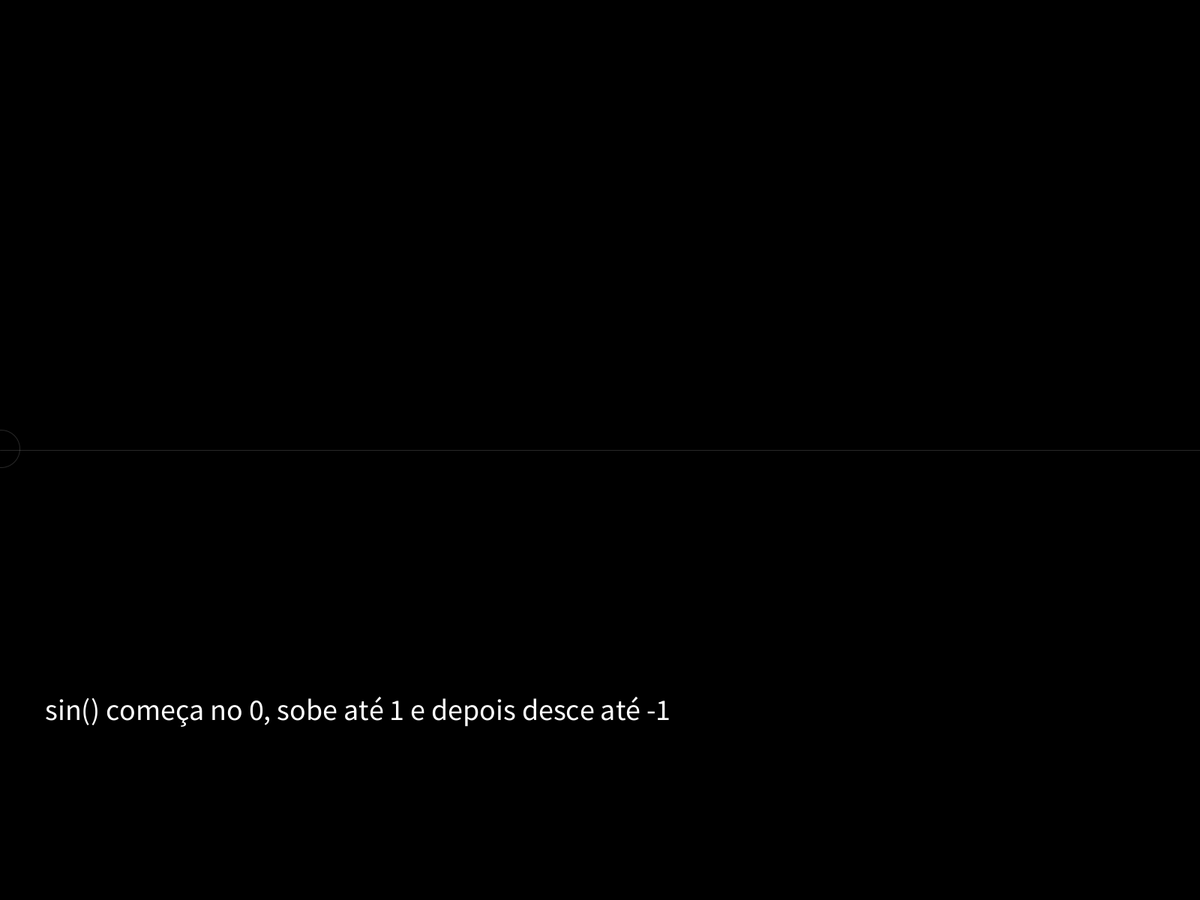
Frame 1 (no input)
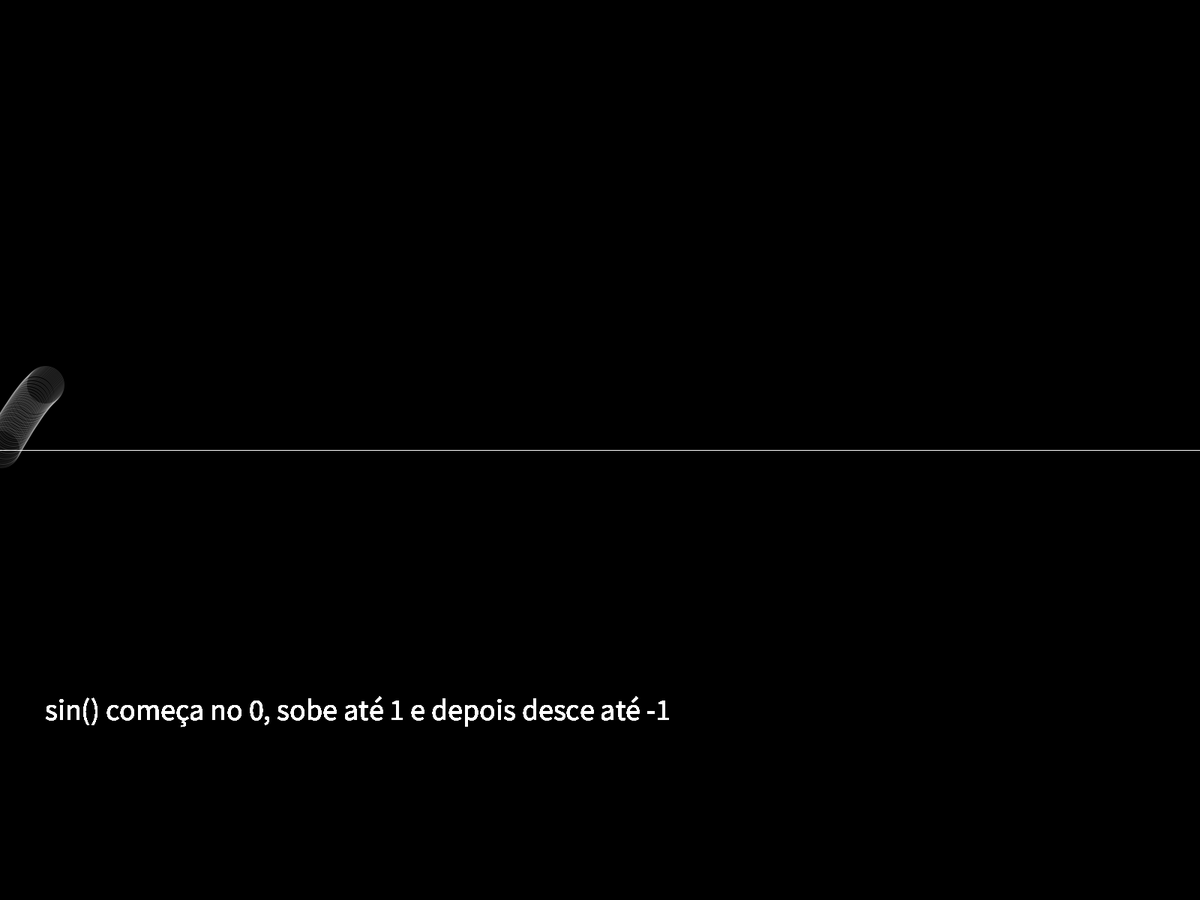
Frame 60 (the mouse pressed at the canvas centre just before this capture)
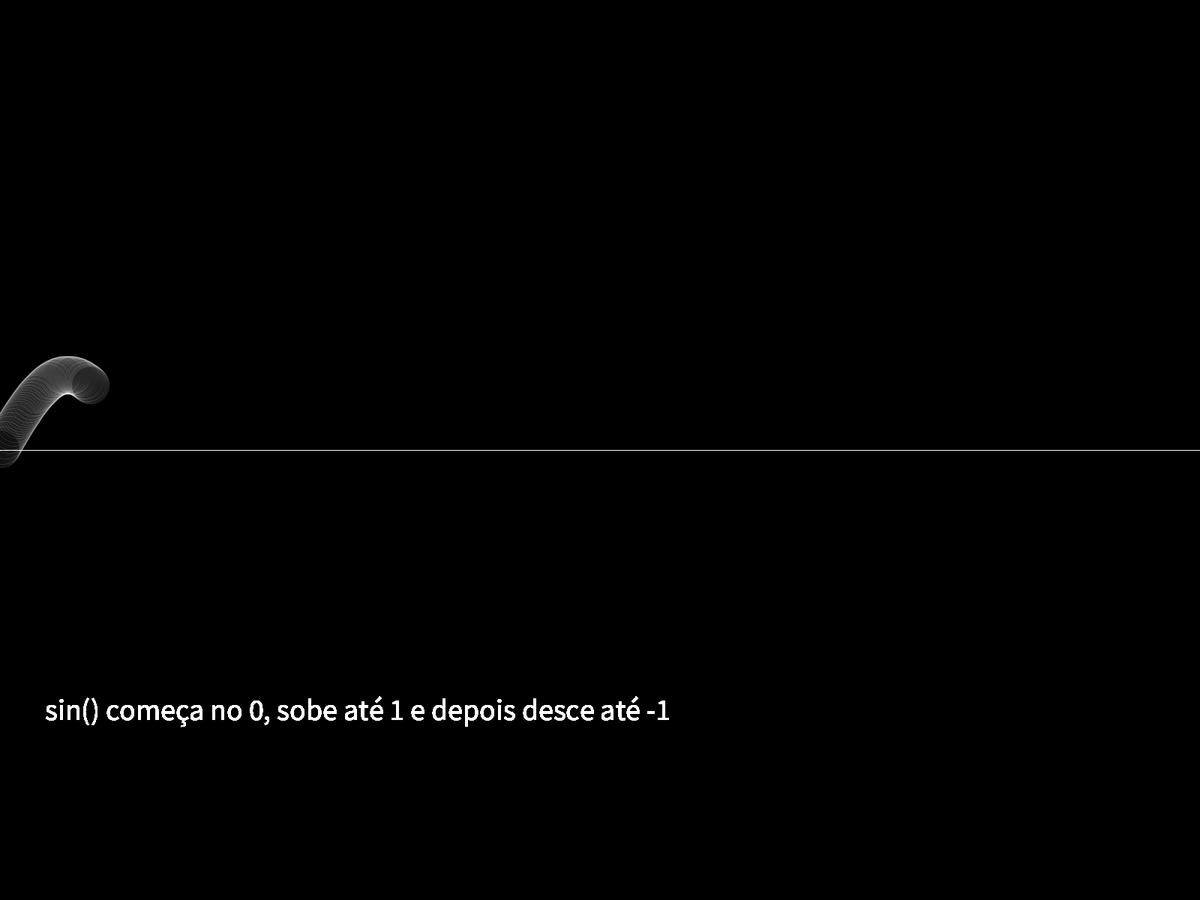
Frame 120 (the mouse held since frame 60 and released just before this capture)

The Processing sketch that drew these frames (run headless with seeded random() and noise(); from frame 60 on, the mouse is pressed at the canvas centre):

// Processing sketch: mySketch
// ── mySketch.pde
// Poliphonia Media Lab, 14 de agosto de 2018

/*
 * https://processing.org/reference/sin_.html
 * https://processing.org/examples/sinewave.html
 */

void setup() {
  fullScreen();
	background(0);
}

void draw(){
	noFill();
	stroke(255,40);
	line(0,height/2,width,height/2);
	
	textAlign(LEFT);
	textSize(40);
	text("sin() começa no 0, sobe até 1 e depois desce até -1", 60, height+60-height/4);
	
	//move the coordinate system to left middle
  translate(0, height/2);
	
  ellipse(frameCount, sin(radians(frameCount)) * -100, 50, 50);
}
